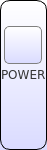
   <widget class="QFrame" name="framePowerUSB">
    <property name="geometry">
     <rect>
      <x>5</x>
      <y>6</y>
      <width>47</width>
      <height>150</height>
     </rect>
    </property>
    <property name="styleSheet">
     <string notr="true">/*QFrame{border:2px solid black; background-color: rgba(0,0,0,0);border-radius:10px;}
QLabel{border:1px solid rgba(0,0,0,0);}*/
QFrame{border:1px solid black; background-color: qlineargradient(x1: 0, y1: 0, x2: 0, y2: 1,stop: 0 #ffffff, stop: 1 #dadbff);border-radius:10px;}
QLabel{border:1px solid rgba(0,0,0,0);
background-color: rgb(0, 0, 0,0);
}

</string>
    </property>
    <property name="frameShape">
     <enum>QFrame::StyledPanel</enum>
    </property>
    <property name="frameShadow">
     <enum>QFrame::Raised</enum>
    </property>
    <widget class="QFrame" name="fp_usbSocket">
     <property name="geometry">
      <rect>
       <x>2</x>
       <y>96</y>
       <width>43</width>
       <height>23</height>
      </rect>
     </property>
     <property name="styleSheet">
      <string notr="true">border:1px rgba(0,0,0,0);border-radius:7px;
background-color: rgb(0, 0, 0,0);
image: url(:/fp_images/usb.png);</string>
     </property>
     <property name="frameShape">
      <enum>QFrame::StyledPanel</enum>
     </property>
     <property name="frameShadow">
      <enum>QFrame::Raised</enum>
     </property>
    </widget>
    <widget class="QFrame" name="fp_usbSymbol">
     <property name="geometry">
      <rect>
       <x>5</x>
       <y>120</y>
       <width>38</width>
       <height>19</height>
      </rect>
     </property>
     <property name="styleSheet">
      <string notr="true">border:1px rgba(0,0,0,0);border-radius:5px;
background-color: rgb(0, 0, 0,0);
image: url(:/fp_images/usb_symbol.png);</string>
     </property>
     <property name="frameShape">
      <enum>QFrame::StyledPanel</enum>
     </property>
     <property name="frameShadow">
      <enum>QFrame::Raised</enum>
     </property>
    </widget>
    <widget class="QFrame" name="fp_powerButton">
     <property name="geometry">
      <rect>
       <x>4</x>
       <y>26</y>
       <width>38</width>
       <height>38</height>
      </rect>
     </property>
     <property name="styleSheet">
      <string notr="true">border:1px solid gray;border-radius:5px;
image: url(:/fp_images/power.png);</string>
     </property>
     <property name="frameShape">
      <enum>QFrame::StyledPanel</enum>
     </property>
     <property name="frameShadow">
      <enum>QFrame::Raised</enum>
     </property>
    </widget>
    <widget class="QLabel" name="fp_powerLabel">
     <property name="geometry">
      <rect>
       <x>-3</x>
       <y>66</y>
       <width>50</width>
       <height>17</height>
      </rect>
     </property>
     <property name="font">
      <font>
       <family>DejaVu Sans</family>
       <pointsize>9</pointsize>
       <weight>50</weight>
       <bold>false</bold>
      </font>
     </property>
     <property name="styleSheet">
      <string notr="true">color: rgb(53, 53, 53);</string>
     </property>
     <property name="text">
      <string>POWER</string>
     </property>
    </widget>
   </widget>
